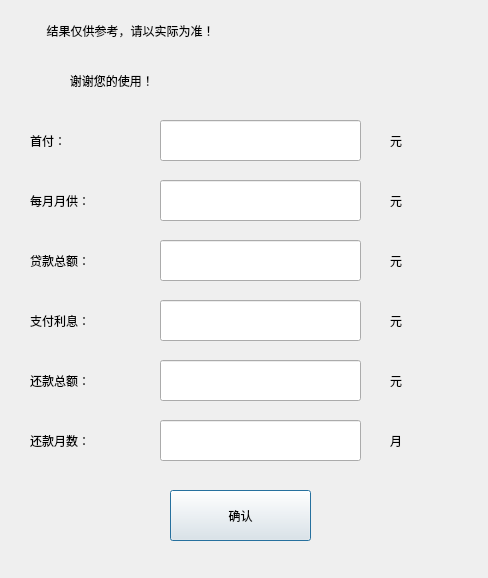
<?xml version="1.0" encoding="UTF-8"?>
<ui version="4.0">
 <class>shangyedaikuandengebenxi</class>
 <widget class="QDialog" name="shangyedaikuandengebenxi">
  <property name="geometry">
   <rect>
    <x>0</x>
    <y>0</y>
    <width>488</width>
    <height>578</height>
   </rect>
  </property>
  <property name="windowTitle">
   <string>等额本息</string>
  </property>
  <widget class="QLineEdit" name="lineEdit_daikuanZonge">
   <property name="geometry">
    <rect>
     <x>160</x>
     <y>240</y>
     <width>201</width>
     <height>41</height>
    </rect>
   </property>
  </widget>
  <widget class="QLabel" name="label_5">
   <property name="geometry">
    <rect>
     <x>30</x>
     <y>240</y>
     <width>111</width>
     <height>41</height>
    </rect>
   </property>
   <property name="text">
    <string>贷款总额：</string>
   </property>
  </widget>
  <widget class="QLabel" name="label_10">
   <property name="geometry">
    <rect>
     <x>390</x>
     <y>240</y>
     <width>71</width>
     <height>41</height>
    </rect>
   </property>
   <property name="text">
    <string>元</string>
   </property>
  </widget>
  <widget class="QLineEdit" name="lineEdit_shoufu">
   <property name="geometry">
    <rect>
     <x>160</x>
     <y>120</y>
     <width>201</width>
     <height>41</height>
    </rect>
   </property>
  </widget>
  <widget class="QLabel" name="label">
   <property name="geometry">
    <rect>
     <x>30</x>
     <y>120</y>
     <width>111</width>
     <height>41</height>
    </rect>
   </property>
   <property name="text">
    <string>首付：    </string>
   </property>
  </widget>
  <widget class="QLabel" name="label_2">
   <property name="geometry">
    <rect>
     <x>390</x>
     <y>120</y>
     <width>71</width>
     <height>41</height>
    </rect>
   </property>
   <property name="text">
    <string>元</string>
   </property>
  </widget>
  <widget class="QLabel" name="label_4">
   <property name="geometry">
    <rect>
     <x>30</x>
     <y>180</y>
     <width>111</width>
     <height>41</height>
    </rect>
   </property>
   <property name="text">
    <string>每月月供：</string>
   </property>
  </widget>
  <widget class="QLineEdit" name="lineEdit_meiyueYuegong">
   <property name="geometry">
    <rect>
     <x>160</x>
     <y>180</y>
     <width>201</width>
     <height>41</height>
    </rect>
   </property>
  </widget>
  <widget class="QLabel" name="label_9">
   <property name="geometry">
    <rect>
     <x>390</x>
     <y>180</y>
     <width>71</width>
     <height>41</height>
    </rect>
   </property>
   <property name="text">
    <string>元</string>
   </property>
  </widget>
  <widget class="QLabel" name="label_6">
   <property name="geometry">
    <rect>
     <x>30</x>
     <y>300</y>
     <width>111</width>
     <height>41</height>
    </rect>
   </property>
   <property name="text">
    <string>支付利息：</string>
   </property>
  </widget>
  <widget class="QLineEdit" name="lineEdit_zhifuLixi">
   <property name="geometry">
    <rect>
     <x>160</x>
     <y>300</y>
     <width>201</width>
     <height>41</height>
    </rect>
   </property>
  </widget>
  <widget class="QLabel" name="label_11">
   <property name="geometry">
    <rect>
     <x>390</x>
     <y>300</y>
     <width>71</width>
     <height>41</height>
    </rect>
   </property>
   <property name="text">
    <string>元</string>
   </property>
  </widget>
  <widget class="QLabel" name="label_7">
   <property name="geometry">
    <rect>
     <x>30</x>
     <y>360</y>
     <width>111</width>
     <height>41</height>
    </rect>
   </property>
   <property name="text">
    <string>还款总额：</string>
   </property>
  </widget>
  <widget class="QLabel" name="label_12">
   <property name="geometry">
    <rect>
     <x>390</x>
     <y>360</y>
     <width>71</width>
     <height>41</height>
    </rect>
   </property>
   <property name="text">
    <string>元</string>
   </property>
  </widget>
  <widget class="QLineEdit" name="lineEdit_huankuanZonge">
   <property name="geometry">
    <rect>
     <x>160</x>
     <y>360</y>
     <width>201</width>
     <height>41</height>
    </rect>
   </property>
  </widget>
  <widget class="QLabel" name="label_8">
   <property name="geometry">
    <rect>
     <x>30</x>
     <y>420</y>
     <width>111</width>
     <height>41</height>
    </rect>
   </property>
   <property name="text">
    <string>还款月数：</string>
   </property>
  </widget>
  <widget class="QLabel" name="label_13">
   <property name="geometry">
    <rect>
     <x>390</x>
     <y>420</y>
     <width>71</width>
     <height>41</height>
    </rect>
   </property>
   <property name="text">
    <string>月</string>
   </property>
  </widget>
  <widget class="QLineEdit" name="lineEdit_huankuanYueshu">
   <property name="geometry">
    <rect>
     <x>160</x>
     <y>420</y>
     <width>201</width>
     <height>41</height>
    </rect>
   </property>
  </widget>
  <widget class="QPushButton" name="pushButton_queren">
   <property name="geometry">
    <rect>
     <x>170</x>
     <y>490</y>
     <width>141</width>
     <height>51</height>
    </rect>
   </property>
   <property name="text">
    <string>确认</string>
   </property>
  </widget>
  <widget class="QLabel" name="label_3">
   <property name="geometry">
    <rect>
     <x>40</x>
     <y>10</y>
     <width>401</width>
     <height>41</height>
    </rect>
   </property>
   <property name="text">
    <string>  结果仅供参考，请以实际为准！</string>
   </property>
  </widget>
  <widget class="QLabel" name="label_14">
   <property name="geometry">
    <rect>
     <x>40</x>
     <y>60</y>
     <width>411</width>
     <height>41</height>
    </rect>
   </property>
   <property name="text">
    <string>         谢谢您的使用！</string>
   </property>
  </widget>
 </widget>
 <resources/>
 <connections>
  <connection>
   <sender>pushButton_queren</sender>
   <signal>clicked()</signal>
   <receiver>shangyedaikuandengebenxi</receiver>
   <slot>close()</slot>
   <hints>
    <hint type="sourcelabel">
     <x>153</x>
     <y>238</y>
    </hint>
    <hint type="destinationlabel">
     <x>228</x>
     <y>275</y>
    </hint>
   </hints>
  </connection>
 </connections>
</ui>
